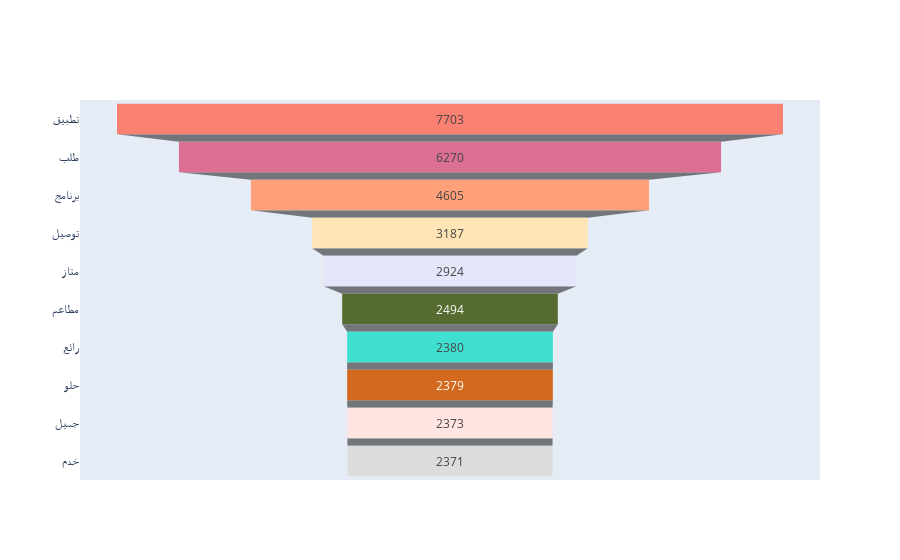

Notebook cell for this chart:
### Code cell
fig = go.Figure(go.Funnel(
    y = MostFrequentWordDF2['Word'].tolist(),
    x = MostFrequentWordDF2['Count'].tolist(),
    marker = {"color": ["Salmon", "PaleVioletRed", "LightSalmon", "Moccasin", "Lavender", "DarkOliveGreen", "Turquoise", "Chocolate", "MistyRose", "Gainsboro"]}))
fig.show()

### Figure 1 — Plotly figure (JSON) as saved in the notebook; plotly's stock layout.template omitted (floating-point values rounded to 4 significant figures)
{"data": [{"marker": {"color": ["Salmon", "PaleVioletRed", "LightSalmon", "Moccasin", "Lavender", "DarkOliveGreen", "Turquoise", "Chocolate", "MistyRose", "Gainsboro"]}, "type": "funnel", "x": [7703, 6270, 4605, 3187, 2924, 2494, 2380, 2379, 2373, 2371], "y": ["تطبيق", "طلب", "برنامج", "توصيل", "متاز", "مطاعم", "رائع", "حلو", "جميل", "خدم"]}], "layout": {}}
